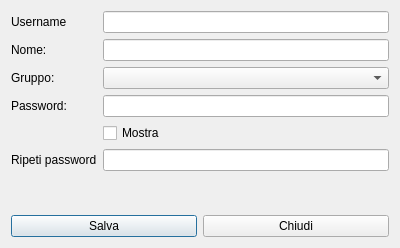
<?xml version="1.0" encoding="UTF-8"?>
<ui version="4.0">
 <class>HNewUser</class>
 <widget class="QDialog" name="HNewUser">
  <property name="geometry">
   <rect>
    <x>0</x>
    <y>0</y>
    <width>400</width>
    <height>248</height>
   </rect>
  </property>
  <property name="windowTitle">
   <string>Nuovo utente</string>
  </property>
  <property name="windowIcon">
   <iconset resource="Resources/graphical.qrc">
    <normaloff>:/Key.PNG</normaloff>:/Key.PNG</iconset>
  </property>
  <property name="modal">
   <bool>true</bool>
  </property>
  <layout class="QVBoxLayout" name="verticalLayout">
   <item>
    <layout class="QFormLayout" name="formLayout">
     <property name="fieldGrowthPolicy">
      <enum>QFormLayout::AllNonFixedFieldsGrow</enum>
     </property>
     <item row="0" column="0">
      <widget class="QLabel" name="label">
       <property name="text">
        <string>Username</string>
       </property>
      </widget>
     </item>
     <item row="0" column="1">
      <widget class="QLineEdit" name="leUserName"/>
     </item>
     <item row="1" column="0">
      <widget class="QLabel" name="label_2">
       <property name="text">
        <string>Nome:</string>
       </property>
      </widget>
     </item>
     <item row="1" column="1">
      <widget class="QLineEdit" name="leNome"/>
     </item>
     <item row="3" column="0">
      <widget class="QLabel" name="label_3">
       <property name="text">
        <string>Password:</string>
       </property>
      </widget>
     </item>
     <item row="3" column="1">
      <widget class="QLineEdit" name="lePassword">
       <property name="echoMode">
        <enum>QLineEdit::Password</enum>
       </property>
      </widget>
     </item>
     <item row="4" column="1">
      <widget class="QCheckBox" name="cbShow">
       <property name="text">
        <string>Mostra</string>
       </property>
      </widget>
     </item>
     <item row="7" column="1">
      <widget class="QLineEdit" name="leCheckPwd">
       <property name="echoMode">
        <enum>QLineEdit::Password</enum>
       </property>
      </widget>
     </item>
     <item row="7" column="0">
      <widget class="QLabel" name="label_4">
       <property name="text">
        <string>Ripeti password</string>
       </property>
      </widget>
     </item>
     <item row="2" column="0">
      <widget class="QLabel" name="label_5">
       <property name="text">
        <string>Gruppo:</string>
       </property>
      </widget>
     </item>
     <item row="2" column="1">
      <widget class="QComboBox" name="cbxRoles"/>
     </item>
    </layout>
   </item>
   <item>
    <layout class="QHBoxLayout" name="horizontalLayout">
     <item>
      <widget class="QPushButton" name="pushButton">
       <property name="text">
        <string>Salva</string>
       </property>
       <property name="icon">
        <iconset>
         <normaloff>:/save-icon.png</normaloff>:/save-icon.png</iconset>
       </property>
      </widget>
     </item>
     <item>
      <widget class="QPushButton" name="pushButton_2">
       <property name="text">
        <string>Chiudi</string>
       </property>
       <property name="icon">
        <iconset>
         <normaloff>:/Actions-window-close-icon.png</normaloff>:/Actions-window-close-icon.png</iconset>
       </property>
      </widget>
     </item>
    </layout>
   </item>
  </layout>
 </widget>
 <resources>
  <include location="Resources/graphical.qrc"/>
 </resources>
 <connections/>
</ui>
